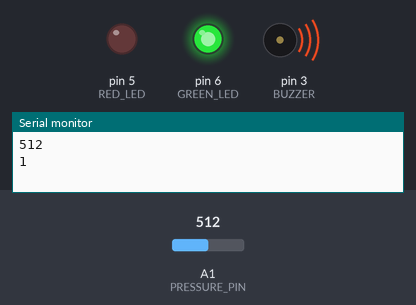
Bench run of a sketch on a simulated Arduino Uno, built with avr-gcc and run on an emulated ATmega328P. Parts: output pins drawn as LEDs (lit = HIGH), buzzer (waves = sounding, pin HIGH), the last lines printed to the serial monitor. The inputs (shaded band) are chosen by the test bench; at power-on: A1 (PRESSURE_PIN) = 512. No radio packets arrive unless stated.

Above: at 1.2 s.
1.3 s: A1 (PRESSURE_PIN) set to 416
3.2 s: A1 (PRESSURE_PIN) set to 387
At 4.5 s:
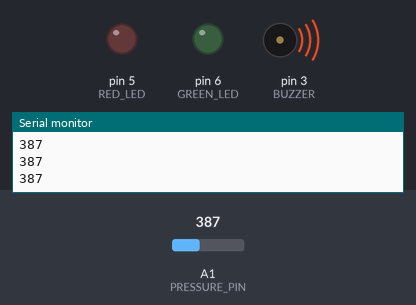
5.5 s: A1 (PRESSURE_PIN) set to 410
At 6.5 s:
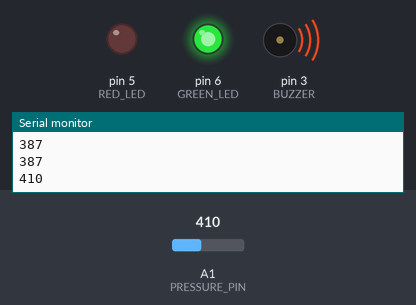
7.0 s: A1 (PRESSURE_PIN) set to 390
At 8.2 s:
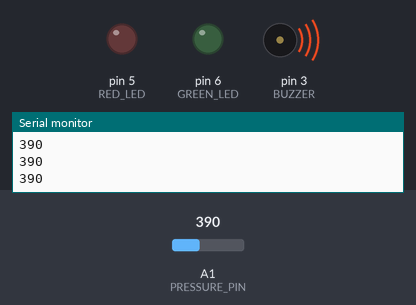
Timing chart, 0 to 10.0 s (numbered marks = the images above; inputs shaded):
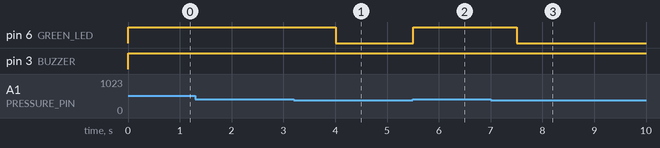

Measured:
- the behaviour switches between 401 and 400 on A1 (PRESSURE_PIN) (found by bisection; images 0 and 1)
- after the input at 3.2 s, pin 6 (GREEN_LED): HIGH → LOW after 0.81 s
- after the input at 5.5 s, pin 6 (GREEN_LED): LOW → HIGH at once
- after the input at 7.0 s, pin 6 (GREEN_LED): HIGH → LOW after 0.51 s

The sketch:

MAT_Transmitter.ino
```cpp
#include "SoftwareSerial.h"
#include "SPI.h"
#include "nRF24L01.h"
#include "RF24.h"
RF24 radio(7, 8);
const byte address[6] = "00001";
boolean SHOCK = 0;

#define GREEN_LED 6
#define RED_LED 5
#define BUZZER 3
int PRESSURE_PIN = A1;
int PRESSURE_VALUE = 0;
int PRESSURE_VALUE_THRES = 400;
int i = 0;
int TIMER_i = 0;


void setup()
{
    pinMode(GREEN_LED, OUTPUT);
    pinMode(RED_LED, OUTPUT);
    pinMode(BUZZER, OUTPUT);

    Serial.begin(9600);

    radio.begin();
    radio.openWritingPipe(address);
    radio.setPALevel(RF24_PA_MIN);
    radio.stopListening();
}

void loop()
{
  i =0;
  TIMER_i = 0;
  digitalWrite(BUZZER,1);
  PRESSURE_VALUE = analogRead(PRESSURE_PIN);
  Serial.println(PRESSURE_VALUE);
  if(PRESSURE_VALUE > PRESSURE_VALUE_THRES)
  {
  i = 1;
  while(i == 1)
    {
    PRESSURE_VALUE = analogRead(PRESSURE_PIN);
    if(PRESSURE_VALUE > PRESSURE_VALUE_THRES)
      {
        digitalWrite(GREEN_LED,1);
         if(TIMER_i < 25)
          {
            TIMER_i = TIMER_i + 1;
            delay(1000);
            Serial.print(TIMER_i);
          }
        else if(TIMER_i >= 25 && TIMER_i < 30)
          {
            digitalWrite(RED_LED,1);
            delay(500);
            digitalWrite(RED_LED,0);
            delay(500);
            TIMER_i = TIMER_i + 1;
            Serial.print(TIMER_i);
          }
        else if(TIMER_i >= 30)
          {
            digitalWrite(RED_LED,1);
            delay(500);
            digitalWrite(BUZZER,0);
            delay(500);
            digitalWrite(BUZZER,1);
            TIMER_i = TIMER_i + 1;
            SHOCK = HIGH;
            radio.write(&SHOCK, sizeof(SHOCK));
          }
      }
      else
      {
        i = 0;
      }
    }
  }
  else
  {
    digitalWrite(GREEN_LED,0);
    digitalWrite(RED_LED,0);
    digitalWrite(BUZZER,1);
    SHOCK = LOW;
    radio.write(&SHOCK, sizeof(SHOCK));
  }
  delay(5);
}
```
